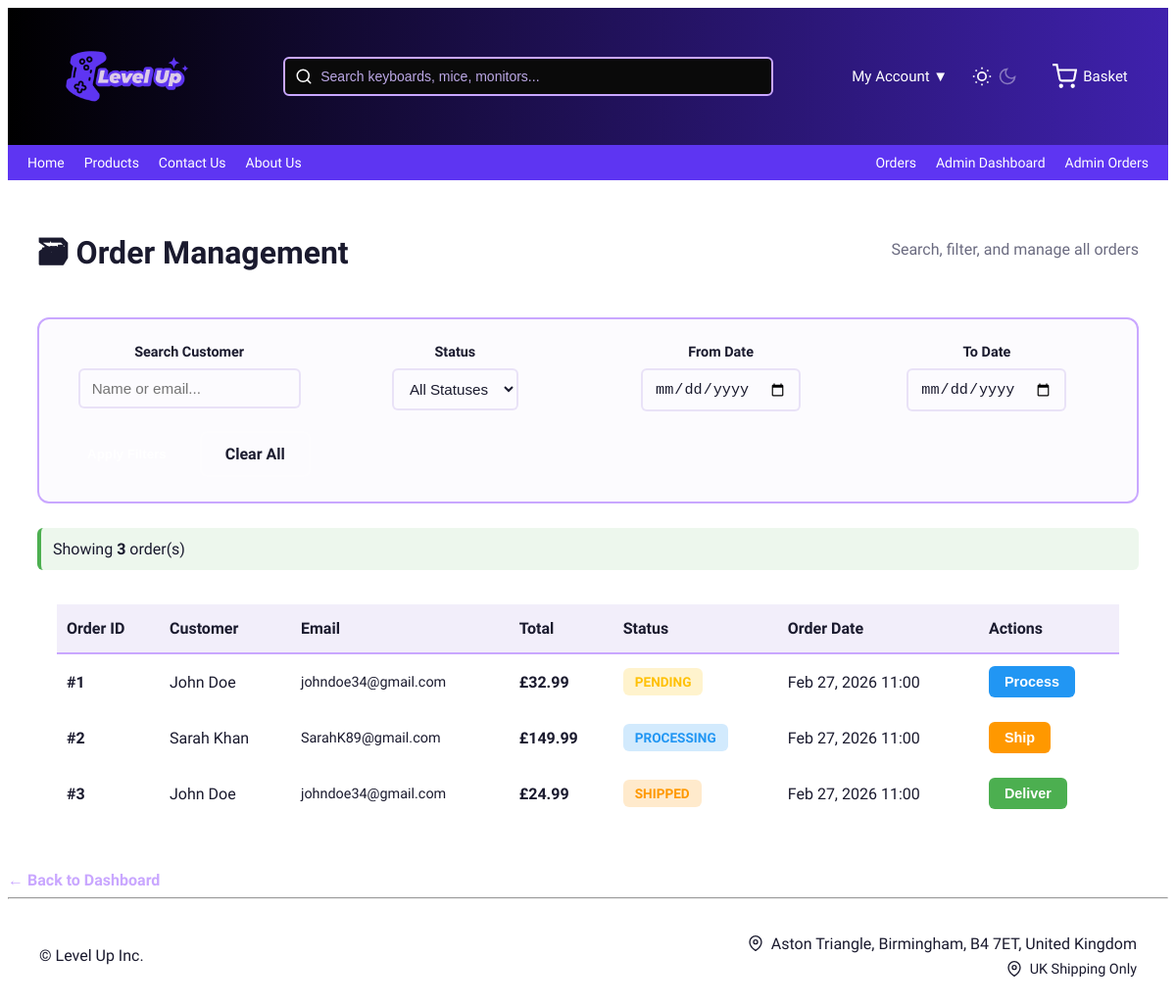
Screenshot of /public/index.php?page=admin-orders (signed in) with the database file from the repository.
### tables this page shows
CREATE TABLE orders (
  order_id INT AUTO_INCREMENT PRIMARY KEY,
  user_id INT NOT NULL,
  total_price DECIMAL(10,2) NOT NULL,

  status ENUM( 'pending',
    'processing',
    'shipped',
    'delivered',
    'returned'
  ) DEFAULT 'pending',

  address_id INT NULL,
  payment_id INT NULL,

  processed_at TIMESTAMP NULL,
  shipped_at TIMESTAMP NULL,
  delivered_at TIMESTAMP NULL,

  created_at TIMESTAMP DEFAULT CURRENT_TIMESTAMP,

  shipping_address TEXT NOT NULL,
  payment_summary VARCHAR(100) NOT NULL,

  FOREIGN KEY (user_id) REFERENCES users(user_id),
  FOREIGN KEY (address_id) REFERENCES addresses(address_id),
  FOREIGN KEY (payment_id) REFERENCES payment_methods(payment_id)
);

CREATE TABLE users (
  user_id INT AUTO_INCREMENT PRIMARY KEY,
  name VARCHAR(100) NOT NULL,
  email VARCHAR(150) NOT NULL UNIQUE,
  password VARCHAR(255) NOT NULL,
  role ENUM('customer','admin') DEFAULT 'customer',
  phone VARCHAR(20),

  password_changed BOOLEAN DEFAULT 0,
  last_login TIMESTAMP NULL,

  reset_token VARCHAR(255) NULL,
  reset_expires DATETIME NULL,

  created_at TIMESTAMP DEFAULT CURRENT_TIMESTAMP
);

### src/Controllers/AdminOrderController.php (called while the page is built, shortened)
<?php
class AdminOrderController extends BaseAdminController {
    public function index() {
    $db = Database::getInstance()->getConnection();
        $orders = [];
        $sql = " SELECT
                o.order_id,
                o.total_price,
                o.status,
                o.created_at,
                u.name AS customer_name,
                u.email AS customer_email
            FROM orders o
            LEFT JOIN users u ON o.user_id = u.user_id
            WHERE 1=1
        ";
        $params = [];
        $sql .= " ORDER BY o.created_at DESC";
        try {
            $stmt = $db->prepare($sql);
            $stmt->execute($params);
            $orders = $stmt->fetchAll(PDO::FETCH_ASSOC);
        } catch (PDOException $e) {
            error_log("Orders query error: " . $e->getMessage());
            $orders = [];
        }
        include __DIR__ . '/../../templates/admin/orders.php';
    }
}
?>

### templates/admin/orders.php (the view, shortened to what this page needs)
<?php include __DIR__ . '/../header.php'; ?>
<div class="admin-orders-container">
    <div class="admin-header">
        <h1>🗃 Order Management</h1>
        <p>Search, filter, and manage all orders</p>
    </div>
    <div class="filter-section">
        <form method="GET" action="index.php" class="filter-form">
            <div class="filter-row">
                <div class="filter-group">
                    <label> Search Customer</label>
                    <input type="text" name="search" placeholder="Name or email..."
                           value="<?= htmlspecialchars($_GET['search'] ?? '') ?>">
                </div>
                <div class="filter-group">
                    <label> Status</label>
                    <select name="status">
                        <option value="">All Statuses</option>
                    </select>
                </div>
                <div class="filter-group">
                    <label> From Date</label>
                    <input type="date" name="date_from" value="<?= htmlspecialchars($_GET['date_from'] ?? '') ?>">
                </div>
                <div class="filter-group">
                    <label> To Date</label>
                    <input type="date" name="date_to" value="<?= htmlspecialchars($_GET['date_to'] ?? '') ?>">
                </div>
            </div>
            <div class="filter-actions">
                <button type="submit" class="btn-filter">Apply Filters</button>
                <a href="index.php?page=admin-orders" class="btn-clear">Clear All</a>
            </div>
        </form>
    </div>
    <div class="results-summary">
        <p>Showing <strong><?= isset($orders) ? count($orders) : 0 ?></strong> order(s)</p>
    </div>
    <div class="table-container">
        <table class="admin-table">
            <thead>
                <tr>
                    <th>Order ID</th>
                    <th>Customer</th>
                    <th>Email</th>
                    <th>Total</th>
                    <th>Status</th>
                    <th>Order Date</th>
                    <th>Actions</th>
                </tr>
            </thead>
            <tbody>
                <?php if (empty($orders)): ?>
                    <tr>
                        <td colspan="7" class="no-results">No orders found matching your criteria</td>
                    </tr>
                <?php else: ?>
                    <?php foreach ($orders as $order): ?>
                        <tr class="order-row clickable-row"
                        data-href="index.php?page=admin-order-view&id=<?= (int)$order['order_id'] ?>">
                            <td><strong>#<?= (int)$order['order_id'] ?></strong></td>
                            <td><?= htmlspecialchars($order['customer_name'] ?? 'Unknown') ?></td>
                            <td class="email-cell"><?= htmlspecialchars($order['customer_email'] ?? 'N/A') ?></td>
                            <td class="price-cell">£<?= number_format((float)$order['total_price'], 2) ?></td>
                            <td>
                                <span class="status-badge status-<?= htmlspecialchars($order['status']) ?>">
                                    <?= ucfirst(htmlspecialchars($order['status'])) ?>
                                </span>
                            </td>
                            <td><?= date('M d, Y H:i', strtotime($order['created_at'])) ?></td>
                            <td class="actions-cell">
                                <?php if ($order['status'] === 'pending'): ?>
                                    <form method="POST" style="display:inline;">
                                        <button type="submit" name="process_order" class="btn-action btn-process"> Process</button>
                                    </form>
                                <?php elseif ($order['status'] === 'processing'): ?>
                                    <form method="POST" style="display:inline;">
                                        <button type="submit" name="update_status" class="btn-action btn-ship"> Ship</button>
                                    </form>
                                <?php elseif ($order['status'] === 'shipped'): ?>
                                    <form method="POST" style="display:inline;">
                                        <button type="submit" name="update_status" class="btn-action btn-deliver"> Deliver</button>
                                    </form>
                                <?php else: ?>
                                    <span class="text-muted">Completed</span>
                                <?php endif; ?>
                            </td>
                        </tr>
                    <?php endforeach; ?>
                <?php endif; ?>
            </tbody>
        </table>
    </div>
</div>
<a href="index.php?page=dashboard" class="btn-secondary">
   ← Back to Dashboard
</a>
<?php include __DIR__ . '/../footer.php'; ?>

### public/assets/css/style.css (style rules this page uses)
:root { --bg-primary: #ffffff; --bg-secondary: #f5f5f5; --text-primary: #1a1a2e; --text-secondary: #6b6b80; --highlight-color: #5e35f2; --highlight-dark: #3f21ad; --danger: #ff4f4f; --lavender: #C9A7FF; --border-color: #e6e6ee; --shadow: 0 4px 16px rgba(0,0,0,0.06); --shadow-lg: 0 12px 40px rgba(0,0,0,0.12); }
body { background-color: var(--bg-primary); color: var(--text-primary); font-family: "Science Gothic", sans-serif; font-optical-sizing: auto; font-weight: 300; font-variation-settings: "slnt" 0, "wdth" 100, "CTRS" 0; overflow-x: hidden; transition: background-color 0.3s, color 0.3s; }
.filter-group { display: flex; gap: 10px; align-items: center; }
.filter-group label { color: var(--text-primary); font-size: 14px; font-weight: 500; white-space: nowrap; }

### rows the page displays
orders: order_id "1", user.name "John Doe", user.email "johndoe34@gmail.com", total_price "32.99", status "PENDING", created_at "Feb 27, 2026 11:00"
orders: order_id "2", user.name "Sarah Khan", user.email "SarahK89@gmail.com", total_price "149.99", status "PROCESSING", created_at "Feb 27, 2026 11:00"
orders: order_id "3", user.name "John Doe", user.email "johndoe34@gmail.com", total_price "24.99", status "SHIPPED", created_at "Feb 27, 2026 11:00"

### other values shown
count($orders) "3"
